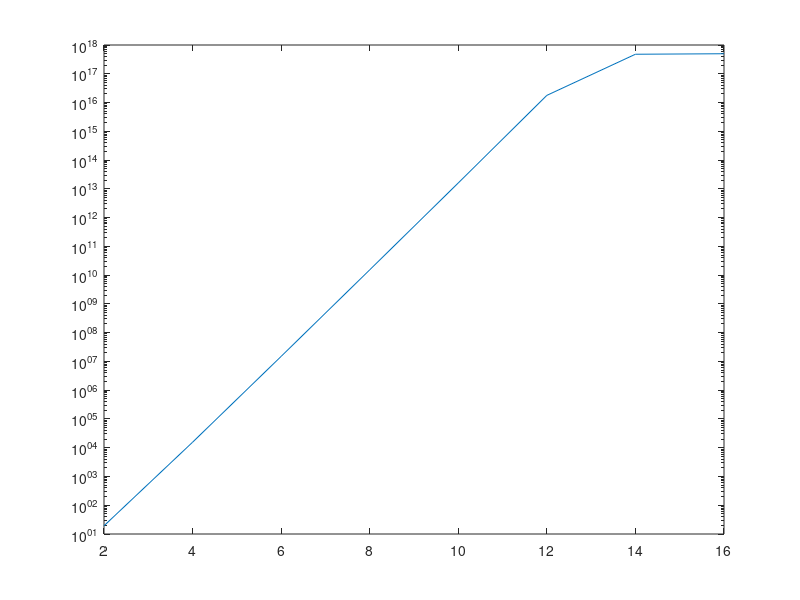

The MATLAB source for this figure: (Note: this script raises an error after producing the figure.)
C=[];
N= 2:2:16;
for n=N
    H=hilb(n); 
    C=[C; cond(H)];
end
f=figure();
semilogy(N,C);
close(f);

%%% Check eig(hilb(12)) to convince
%%% hilb matrix is PSD

%%% Backslash is Cholesky factorization
%%% Very stable algo

n=8;
H=hilb(n);
HI=invhilb(n);
x=rand(n,1);
b=H*x;
x1=H\b;
x2=HI*b;
eta1=norm(H*x1-b)/(norm(H)*norm(x));
eta2=norm(H*x2-b)/(norm(H)*norm(x));
condn=cond(H);
err1=norm(x1-x);
err2=norm(x2-x);
disp([eta1 eta2 condn err1 err2]);

for n=10:12
    H=hilb(n);
    HI=invhilb(n);
    x=rand(n,1);
    b=H*x;
    x1=H\b;
    x2=HI*b;
    eta1=norm(H*x1-b)/(norm(H)*norm(x));
    eta2=norm(H*x2-b)/(norm(H)*norm(x));
    condn=cond(H);
    err1=norm(x1-x);
    err2=norm(x2-x);
    disp([eta1 eta2 condn err1 err2]);
end


%c)

n=10;
H=hilb(n); 
x=randn(n,1);
b = H*x;
x1= H \ b;
r = H*x1-b;
fprintf('[norm(x) norm(x-x1)] = ')
disp( [norm(r) norm(x-x1)])


%d)
for n=16
    H = hilb(n);
    [L, U]=GENP(H);
    x=rand(n,1);
    b=H*x;
    x1=L\b; %Matlab recognizes Lower triangular
    x1=U\x1; %Matlab recognizes Upper traingular
    HI = invhilb(n);
    x2=H\b;
    eta1=norm(H*x1-b)/(norm(H)*norm(x));
    eta2=norm(H*x2-b)/(norm(H)*norm(x));
    err1=norm(x1-x);
    err2=norm(x2-x);
    disp([eta1 eta2 err1 err2]);
    nr=norm(H-L*U);
    disp(nr);
end
fprintf('\n\n');

% A = [10^(-16) 1;1 1]


%2a

n=32;
W = myWilkinson(n);
x = rand(n,1);
b=W*x;
x1=W\b;
disp(norm(x1-x,Inf)/norm(x,Inf));
disp(cond(W));
fprintf('\n');

n=64;
W = myWilkinson(n);
x = rand(n,1);
b=W*x;
x1=W\b;
disp(norm(x1-x,Inf)/norm(x,Inf));
disp(cond(W));
fprintf('\n\n');

%2b
n=32;
W = myWilkinson(n);
x = rand(n,1);
b=W*x;
[Q,R] =qr(W);
x1=Q'*b;
x1=R\x1;
disp(norm(x1-x,Inf)/norm(x,Inf));
fprintf('\n');

n=64;
W = myWilkinson(n);
x = rand(n,1);
b=W*x;
[Q,R] =qr(W);
x1=Q'*b;
x1=R\x1;
disp(norm(x1-x,Inf)/norm(x,Inf));
fprintf('\n\n');